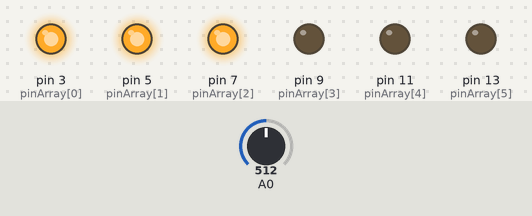
The sketch below on a simulated Arduino Uno, built with avr-gcc and run on an emulated ATmega328P. On the bench: output pins drawn as LEDs (lit = HIGH). Inputs (shaded band) come from the test bench; at power-on: A0 = 512.

Above: at 1.2 s.
1.3 s: A0 set to 667
2.8 s: A0 set to 689
At 3.2 s:
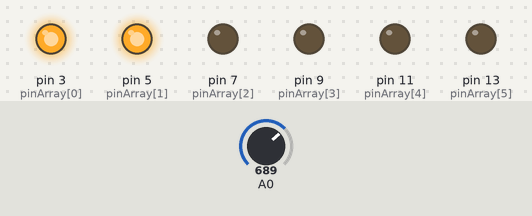
4.3 s: A0 set to 511
At 5.5 s:
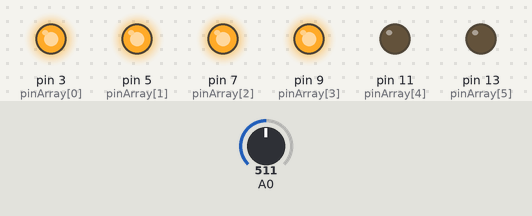
5.8 s: A0 set to 347
7.3 s: A0 set to 328
At 8.2 s:
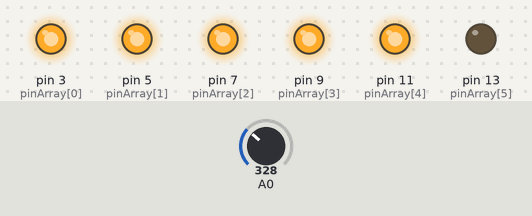
8.8 s: A0 set to 716
At 9.5 s:
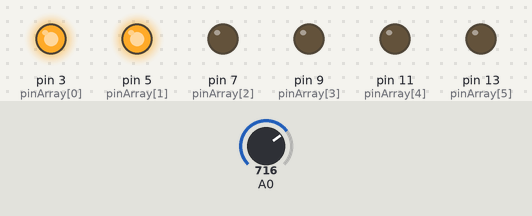
Timing chart, 0 to 11.3 s (numbered marks = the images above; inputs shaded):
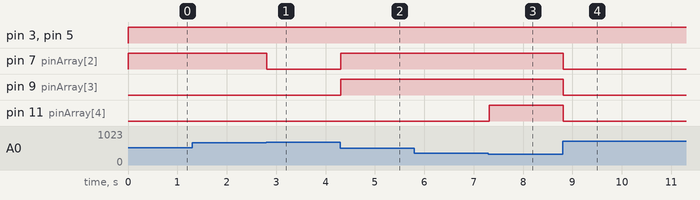

Measured:
- the behaviour switches between 681 and 682 on A0 (found by bisection; images 0 and 1)
- the behaviour switches between 341 and 340 on A0 (found by bisection; images 2 and 3)
- after the input at 1.3 s, every drawn part: stays the same
- after the input at 2.8 s, pin 7 (pinArray[2]): HIGH → LOW at once
- after the input at 4.3 s, pin 7 (pinArray[2]), pin 9 (pinArray[3]): LOW → HIGH at once
- after the input at 5.8 s, every drawn part: stays the same
- after the input at 7.3 s, pin 11 (pinArray[4]): LOW → HIGH at once
- after the input at 8.8 s, pin 7 (pinArray[2]), pin 9 (pinArray[3]), pin 11 (pinArray[4]): HIGH → LOW at once

The sketch:

4.ino
```cpp
/**
 * @author https://chatgpt.com
 */

// Zet alle LEDs in een array
const int pinArray[] = {3, 5, 7, 9, 11, 13};
      // Variabele om de sensorwaarde op te slaan
      int sensorValue = 0;
      // Maak variabele aan voor delay
      int delayTime = 100;

void setup() {
  // Stel elke pin in de array in als een output
  for (int count = 0; count < 6; count++) {
    pinMode(pinArray[count], OUTPUT);
  }
}

void loop() {
  // Lees de waarde van de analoge sensor
  sensorValue = analogRead(A0);

  // Bereken hoeveel LED's dat moet worden ingeschakeld
  // De sensorwaarde wordt omgezet naar 0-6 LED's
  int ledsOn = 6 - map(sensorValue, 0, 1023, 0, 6);

  // Schakel de LED's in of uit afhankelijk van de sensorwaarde
  for (int i = 0; i < 6; i++) {
    if (i < ledsOn) {
      // Zet de LED aan
      digitalWrite(pinArray[i], HIGH);
    } else {
      // Zet de LED uit
      digitalWrite(pinArray[i], LOW);
    }
  }

  // Wacht 0,1 seconde
  delay(delayTime);
}
```
